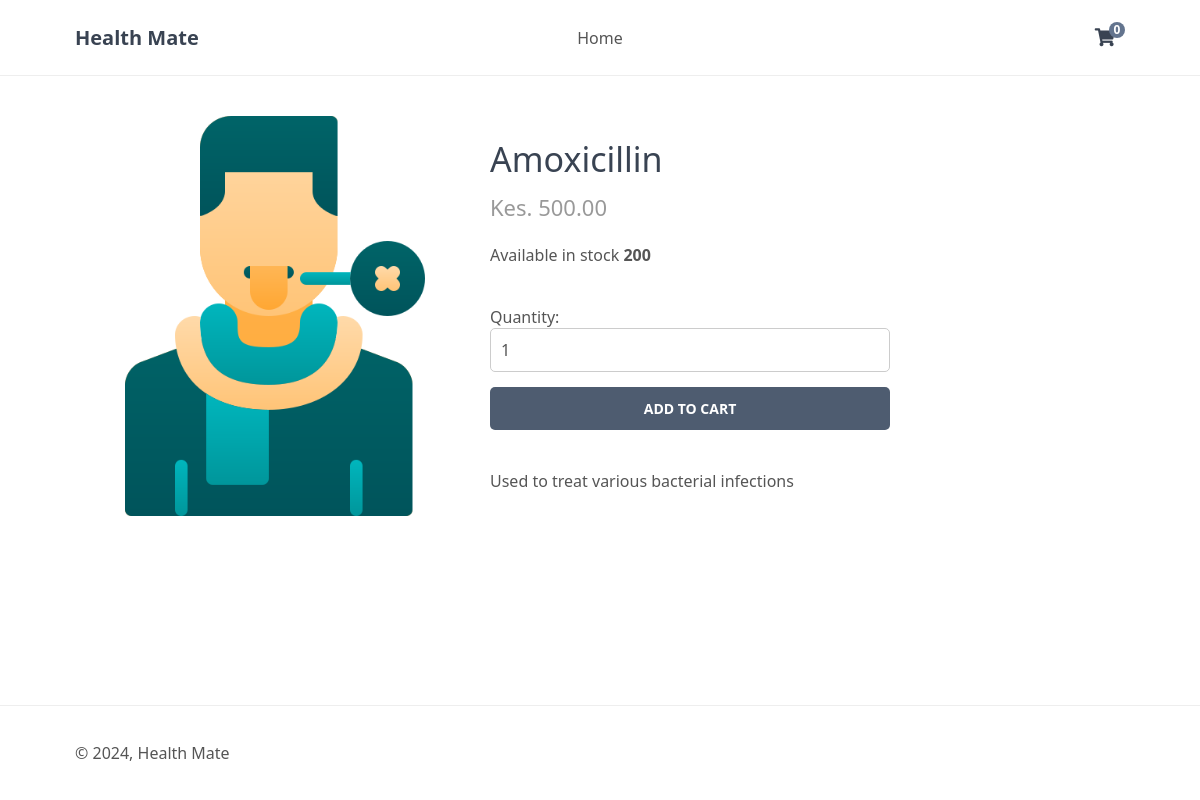
Screenshot of /pharmacy/shopping/medicine.php?MedicineID=2 with the database file from the repository.
### tables this page shows
CREATE TABLE `medicine` (
  `MedicineID` int(11) NOT NULL,
  `MedicineName` varchar(255) NOT NULL,
  `MedicinePhoto` varchar(255) DEFAULT NULL,
  `UseCase` text NOT NULL,
  `MedicinePrice` decimal(10,2) NOT NULL,
  `AvailableStock` int(11) DEFAULT NULL,
  `DateCreated` timestamp NOT NULL DEFAULT current_timestamp()
);

### pharmacy/shopping/medicine.php (the view, shortened to what this page needs)
<?php
include '../includes/connect.php';
include 'functions.php';
try{
        if(isset($_GET['MedicineID']))
        {
            $MedicineID = $_GET['MedicineID'];
            $stmt = $conn->prepare('SELECT * FROM medicine WHERE MedicineID = ?');
            $stmt->bind_param('i', $MedicineID);
            $stmt->execute();
            $result = $stmt->get_result();
            $medicine = $result->fetch_assoc();
        } else {
            echo 'No medicine ID provided.';
            die();
        }
} catch (PDOException $e) {
    echo 'Connection failed: ' . $e->getMessage();
    die();
}
?>
<?=template_header('Medicine')?>
<div class="product content-wrapper">
    <img src="../uploads/<?php echo htmlspecialchars($medicine['MedicinePhoto']);?>" width="400" height="400" alt="<?php echo htmlspecialchars($medicine['MedicineName']);?>">
    <div>
        <h1><?php echo htmlspecialchars($medicine['MedicineName']);?></h1>
        <span class="price">Kes. <?php echo htmlspecialchars($medicine['MedicinePrice']);?></span>
        <br>
        <span>Available in stock <strong><?php echo htmlspecialchars($medicine['AvailableStock']);?></strong></span>
        <form action="cart.php" method="post">
                <label for="quantity">Quantity:</label>
                <input type="number" name="Quantity" value="1" min="1" max="<?=$medicine['AvailableStock']?>" placeholder="Quantity" required>
                <input type="submit" value="Add To Cart">
        </form>
        <div class="description">
                <?=$medicine['UseCase']?>
        </div>
    </div>
</div>
<?=template_footer()?>

### pharmacy/shopping/cart.css (style rules this page uses)
* { box-sizing: border-box; font-family: system-ui, "Segoe UI", Roboto, Helvetica, Arial, sans-serif, "Apple Color Emoji", "Segoe UI Emoji", "Segoe UI Symbol"; font-size: 16px; }
html { height: 100%; }
body { position: relative; min-height: 100%; color: #555555; background-color: #ffffff; margin: 0; padding-bottom: 100px; }
h1, h2, h3, h4, h5 { color: #394352; }
.content-wrapper { width: 1050px; margin: 0 auto; }
main > .product { display: flex; padding: 40px 0; }
main > .product > div { padding-left: 15px; }
main > .product h1 { font-size: 34px; font-weight: normal; margin: 0; padding: 20px 0 10px 0; }
main > .product .price { display: block; font-size: 22px; color: #999999; }
main > .product form { display: flex; flex-flow: column; margin: 40px 0; }
main > .product form input[type="number"] { width: 400px; padding: 10px; margin-bottom: 15px; border: 1px solid #ccc; color: #555555; border-radius: 5px; }
main > .product form input[type="submit"] { background: #4e5c70; border: 0; color: #ffffff; width: 400px; padding: 12px 0; text-transform: uppercase; font-size: 14px; font-weight: bold; border-radius: 5px; cursor: pointer; }

### rows the page displays
medicine: MedicinePhoto (placeholder picture), MedicineName "Amoxicillin", MedicinePrice "500.00", AvailableStock "200", UseCase "Used to treat various bacterial infections"

### other values shown
$num_items_in_cart "0"
